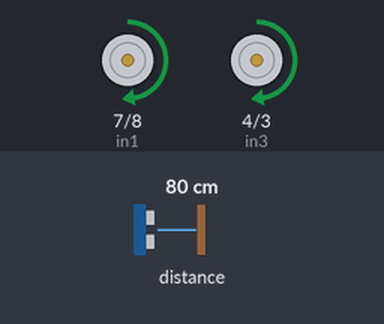
The sketch below on a simulated Arduino Uno, built with avr-gcc and run on an emulated ATmega328P. On the bench: motor-driver pin pairs drawn as motors (green arrow = first pin HIGH = forward, orange = second pin HIGH = backward, longer = more drive, scaled by the enable pin). The test bench sets the inputs (shaded band); at power-on: distance to the obstacle 80 cm.

Above: at 0.1 s.
At 2.1 s:
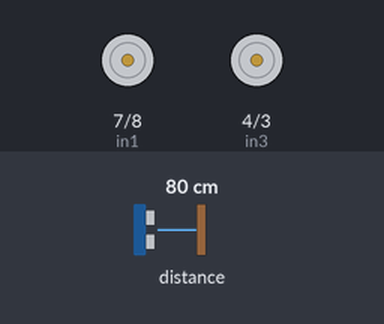
Timing chart, 0 to 3.6 s (numbered marks = the images above):
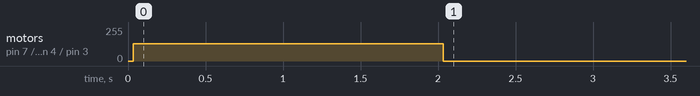

The sketch:

codice_cespuglio.ino
```cpp
#include <Wire.h>
#include <VL53L0X.h>

VL53L0X sensor;

// in1   in2   spinning direction
// LOW   LOW   motor off
// HIGH  LOW   forward
// LOW   HIGH  backward
// HIGH  HIGH  motor off

/*
Input1  Input2  Spinning Direction
Low(0)  Low(0)  Motor OFF
High(1) Low(0)  Forward
Low(0)  High(1) Backward
High(1) High(1) Motor OFF
*/
// Motor A connections
int enA = 6; // pin del pwm
int in1 = 7; // direzione
int in2 = 8; // direzione
// se in1 HIGH e in2 LOW -> avanti
// se in1 LOW e in2 HIGH -> indietro
// se entrambi su HIGH o LOW -> fermo
// Motor B connections
int enB = 5; // pin del pwm
int in3 = 4; // direzione
int in4 = 3; // direzione
// se in3 HIGH e in4 LOW -> avanti
// se in3 LOW e in4 HIGH -> indietro
// se entrambi su HIGH o LOW -> fermo

int r = 9;
int g = 10;
int b = 11;

bool laserSensorState = true;

#define LONG_RANGE


void setup() {
  Wire.begin();
  if (!sensor.init()) {
    laserSensorState = false;
  } else {
    #if defined LONG_RANGE
      sensor.setSignalRateLimit(0.1); // lower the return signal rate limit (default is 0.25 MCPS)
      // increase laser pulse periods (defaults are 14 and 10 PCLKs)
      sensor.setVcselPulsePeriod(VL53L0X::VcselPeriodPreRange, 18);
      sensor.setVcselPulsePeriod(VL53L0X::VcselPeriodFinalRange, 14);
    #endif
  }
  pinMode(enA, OUTPUT);
  pinMode(enB, OUTPUT);
  pinMode(in1, OUTPUT);
  pinMode(in2, OUTPUT);
  pinMode(in3, OUTPUT);
  pinMode(in4, OUTPUT);
  stop();

  unsigned long startTime = millis();
  unsigned int timeout = 20000; // 20 secondi
  if (laserSensorState) {
    uint16_t distance = sensor.readRangeSingleMillimeters();
    while (distance >= 8190 && millis() - startTime < timeout) {
      distance = sensor.readRangeSingleMillimeters();
    }
    if (millis() - startTime >= timeout) {
      viola();
      delay(5000);
    }
  } else {
    rosso();
    delay(10000);
  }

  avanti(128, 2000);
}

void loop() {}

void avanti(int v, int t) {
  // imposto i motori alla massima velocità (ma sono ancora spenti i motori) non serve in realtà
  analogWrite(enA, v);
  analogWrite(enB, v);

  // imposto il motore A per andare avanti
  digitalWrite(in1, HIGH);
  digitalWrite(in2, LOW);

  // imposto il motore B per andare avanti
  digitalWrite(in3, HIGH);
  digitalWrite(in4, LOW);

  delay(t);

  // spengo i motori
  stop();
}


void indietro(int v, int t) {
  // imposto i motori alla massima velocità (ma sono ancora spenti i motori) non serve in realtà
  analogWrite(enA, v);
  analogWrite(enB, v);

  // imposto il motore A per andare indietro
  digitalWrite(in1, LOW);
  digitalWrite(in2, HIGH);

  // imposto il motore B per andare indietro
  digitalWrite(in3, LOW);
  digitalWrite(in4, HIGH);

  delay(t);

  // spengo i motori
  stop();
}

void stop() {
  digitalWrite(in1, LOW);
  digitalWrite(in2, LOW);
  digitalWrite(in3, LOW);
  digitalWrite(in4, LOW);
}

// Imposta il colore con valori RGB (0–255)
void setColor(int red, int green, int blue) {
  analogWrite(r, red);
  analogWrite(g, green);
  analogWrite(b, blue);
}

void rosso() {
  setColor(255, 0, 0);
}

void verde() {
  setColor(0, 255, 0);
}

void blu() {
  setColor(0, 0, 255);
}

void giallo() {
  setColor(255, 255, 0);
}

void ciano() {
  setColor(0, 255, 255);
}

void magenta() {
  setColor(255, 0, 255);
}

void bianco() {
  setColor(255, 255, 255);
}

void viola() {
  setColor(128, 0, 128);
}

void arancione() {
  setColor(255, 80, 0);
}

void spento() {
  setColor(0, 0, 0);
}
```
